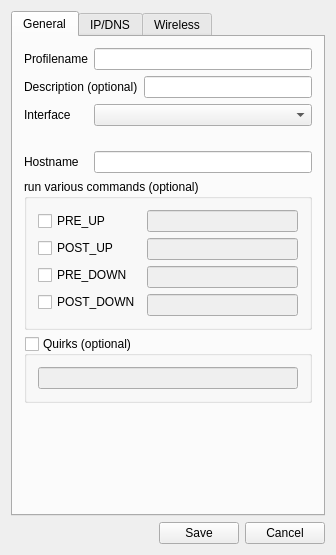
<?xml version="1.0" encoding="UTF-8"?>
<ui version="4.0">
 <class>netcfgfx_profile_editor_UI</class>
 <widget class="QDialog" name="netcfgfx_profile_editor_UI">
  <property name="windowModality">
   <enum>Qt::ApplicationModal</enum>
  </property>
  <property name="geometry">
   <rect>
    <x>0</x>
    <y>0</y>
    <width>327</width>
    <height>555</height>
   </rect>
  </property>
  <property name="sizePolicy">
   <sizepolicy hsizetype="Expanding" vsizetype="Expanding">
    <horstretch>0</horstretch>
    <verstretch>0</verstretch>
   </sizepolicy>
  </property>
  <property name="windowTitle">
   <string>Networkprofile Editor</string>
  </property>
  <property name="windowIcon">
   <iconset resource="images.qrc">
    <normaloff>:/netcfgfx_main_icon.png</normaloff>:/netcfgfx_main_icon.png</iconset>
  </property>
  <layout class="QVBoxLayout" name="verticalLayout_15">
   <item>
    <layout class="QVBoxLayout" name="verticalLayout_4">
     <item>
      <widget class="QTabWidget" name="tabWidget">
       <property name="enabled">
        <bool>true</bool>
       </property>
       <property name="currentIndex">
        <number>0</number>
       </property>
       <widget class="QWidget" name="tab">
        <attribute name="icon">
         <iconset resource="images.qrc">
          <normaloff>:/cr16-app-knetworkmanager.png</normaloff>:/cr16-app-knetworkmanager.png</iconset>
        </attribute>
        <attribute name="title">
         <string>General</string>
        </attribute>
        <layout class="QVBoxLayout" name="verticalLayout_6">
         <item>
          <layout class="QVBoxLayout" name="verticalLayout_5">
           <item>
            <layout class="QGridLayout" name="gridLayout">
             <item row="0" column="0">
              <widget class="QLabel" name="profileNameLabel">
               <property name="text">
                <string>Profilename</string>
               </property>
              </widget>
             </item>
             <item row="0" column="1" colspan="2">
              <widget class="QLineEdit" name="profileNameLineEdit"/>
             </item>
             <item row="1" column="0" colspan="2">
              <widget class="QLabel" name="descriptionLabel">
               <property name="text">
                <string>Description (optional)</string>
               </property>
              </widget>
             </item>
             <item row="1" column="2">
              <widget class="QLineEdit" name="descriptionLineEdit"/>
             </item>
             <item row="2" column="0">
              <widget class="QLabel" name="interfaceLabel">
               <property name="text">
                <string>Interface</string>
               </property>
              </widget>
             </item>
             <item row="2" column="1" colspan="2">
              <widget class="QComboBox" name="interfaceComboBox"/>
             </item>
             <item row="5" column="0">
              <widget class="QLabel" name="hostNameLabel">
               <property name="text">
                <string>Hostname</string>
               </property>
              </widget>
             </item>
             <item row="5" column="1" colspan="2">
              <widget class="QLineEdit" name="hostNameLineEdit">
               <property name="enabled">
                <bool>true</bool>
               </property>
              </widget>
             </item>
             <item row="4" column="1" colspan="2">
              <widget class="QLabel" name="interfaceDescLabel">
               <property name="font">
                <font>
                 <pointsize>8</pointsize>
                 <italic>true</italic>
                 <underline>false</underline>
                 <strikeout>false</strikeout>
                </font>
               </property>
               <property name="text">
                <string/>
               </property>
              </widget>
             </item>
            </layout>
           </item>
           <item>
            <widget class="QGroupBox" name="commandsGroupBox">
             <property name="title">
              <string>run various commands (optional)</string>
             </property>
             <layout class="QVBoxLayout" name="verticalLayout_3">
              <item>
               <layout class="QHBoxLayout" name="horizontalLayout_7">
                <item>
                 <layout class="QVBoxLayout" name="verticalLayout_2">
                  <item>
                   <widget class="QCheckBox" name="preupCheckBox">
                    <property name="text">
                     <string>PRE_UP</string>
                    </property>
                   </widget>
                  </item>
                  <item>
                   <widget class="QCheckBox" name="postupCheckBox">
                    <property name="text">
                     <string>POST_UP</string>
                    </property>
                   </widget>
                  </item>
                  <item>
                   <widget class="QCheckBox" name="predownCheckBox">
                    <property name="text">
                     <string>PRE_DOWN</string>
                    </property>
                   </widget>
                  </item>
                  <item>
                   <widget class="QCheckBox" name="postdownCheckBox">
                    <property name="text">
                     <string>POST_DOWN</string>
                    </property>
                   </widget>
                  </item>
                 </layout>
                </item>
                <item>
                 <layout class="QVBoxLayout" name="verticalLayout">
                  <item>
                   <widget class="QLineEdit" name="preupLineEdit">
                    <property name="enabled">
                     <bool>false</bool>
                    </property>
                   </widget>
                  </item>
                  <item>
                   <widget class="QLineEdit" name="postupLineEdit">
                    <property name="enabled">
                     <bool>false</bool>
                    </property>
                   </widget>
                  </item>
                  <item>
                   <widget class="QLineEdit" name="predownLineEdit">
                    <property name="enabled">
                     <bool>false</bool>
                    </property>
                   </widget>
                  </item>
                  <item>
                   <widget class="QLineEdit" name="postdownLineEdit">
                    <property name="enabled">
                     <bool>false</bool>
                    </property>
                   </widget>
                  </item>
                 </layout>
                </item>
               </layout>
              </item>
             </layout>
            </widget>
           </item>
           <item>
            <widget class="QGroupBox" name="quirksGroupBox">
             <property name="title">
              <string>Quirks (optional)</string>
             </property>
             <property name="checkable">
              <bool>true</bool>
             </property>
             <property name="checked">
              <bool>false</bool>
             </property>
             <layout class="QVBoxLayout" name="verticalLayout_17">
              <item>
               <widget class="QLineEdit" name="quirksLineEdit"/>
              </item>
             </layout>
            </widget>
           </item>
           <item>
            <spacer name="verticalSpacer">
             <property name="orientation">
              <enum>Qt::Vertical</enum>
             </property>
             <property name="sizeHint" stdset="0">
              <size>
               <width>288</width>
               <height>17</height>
              </size>
             </property>
            </spacer>
           </item>
          </layout>
         </item>
        </layout>
       </widget>
       <widget class="QWidget" name="tab_2">
        <attribute name="icon">
         <iconset resource="images.qrc">
          <normaloff>:/cr22-action-nm_device_wired.png</normaloff>:/cr22-action-nm_device_wired.png</iconset>
        </attribute>
        <attribute name="title">
         <string>IP/DNS</string>
        </attribute>
        <layout class="QVBoxLayout" name="verticalLayout_10">
         <item>
          <layout class="QVBoxLayout" name="verticalLayout_9">
           <item>
            <layout class="QVBoxLayout" name="verticalLayout_7">
             <item>
              <widget class="QRadioButton" name="dhcpRadioButton">
               <property name="text">
                <string>DHCP (auto configuration)</string>
               </property>
               <property name="checked">
                <bool>true</bool>
               </property>
              </widget>
             </item>
             <item>
              <layout class="QHBoxLayout" name="horizontalLayout">
               <item>
                <widget class="QLabel" name="timeoutLabel">
                 <property name="text">
                  <string>DHCP timeout (seconds)</string>
                 </property>
                </widget>
               </item>
               <item>
                <widget class="QSpinBox" name="timeoutSpinBox">
                 <property name="suffix">
                  <string> s</string>
                 </property>
                 <property name="prefix">
                  <string/>
                 </property>
                 <property name="value">
                  <number>10</number>
                 </property>
                </widget>
               </item>
              </layout>
             </item>
             <item>
              <widget class="QRadioButton" name="staticRadioButton">
               <property name="text">
                <string>static connection</string>
               </property>
              </widget>
             </item>
            </layout>
           </item>
           <item>
            <widget class="QGroupBox" name="groupBox">
             <property name="enabled">
              <bool>false</bool>
             </property>
             <property name="title">
              <string/>
             </property>
             <layout class="QVBoxLayout" name="verticalLayout_8">
              <item>
               <layout class="QGridLayout" name="gridLayout_2">
                <item row="0" column="0">
                 <widget class="QLabel" name="ipLabel">
                  <property name="text">
                   <string>IP-Address</string>
                  </property>
                 </widget>
                </item>
                <item row="0" column="1">
                 <widget class="QLineEdit" name="ipLineEdit"/>
                </item>
                <item row="1" column="0">
                 <widget class="QLabel" name="netmaskLabel">
                  <property name="text">
                   <string>Subnetmask</string>
                  </property>
                 </widget>
                </item>
                <item row="1" column="1">
                 <widget class="QLineEdit" name="netmaskLineEdit"/>
                </item>
                <item row="3" column="0">
                 <widget class="QLabel" name="gatewayLabel">
                  <property name="text">
                   <string>Gateway</string>
                  </property>
                 </widget>
                </item>
                <item row="3" column="1">
                 <widget class="QLineEdit" name="gatewayLineEdit"/>
                </item>
                <item row="6" column="0" colspan="2">
                 <widget class="Line" name="line_2">
                  <property name="orientation">
                   <enum>Qt::Horizontal</enum>
                  </property>
                 </widget>
                </item>
                <item row="8" column="0">
                 <widget class="QLabel" name="dns1Label">
                  <property name="text">
                   <string>DNS- 1</string>
                  </property>
                 </widget>
                </item>
                <item row="8" column="1">
                 <widget class="QLineEdit" name="dns1LineEdit"/>
                </item>
                <item row="9" column="0">
                 <widget class="QLabel" name="dns2label">
                  <property name="text">
                   <string>DNS- 2</string>
                  </property>
                 </widget>
                </item>
                <item row="9" column="1">
                 <widget class="QLineEdit" name="dns2LineEdit"/>
                </item>
                <item row="2" column="0">
                 <widget class="QLabel" name="broadcastLabel">
                  <property name="text">
                   <string>Broadcast</string>
                  </property>
                 </widget>
                </item>
                <item row="2" column="1">
                 <widget class="QLineEdit" name="broadcastLineEdit"/>
                </item>
                <item row="7" column="0">
                 <widget class="QLabel" name="domainLabel">
                  <property name="text">
                   <string>Domain</string>
                  </property>
                 </widget>
                </item>
                <item row="7" column="1">
                 <widget class="QLineEdit" name="domainLineEdit"/>
                </item>
               </layout>
              </item>
             </layout>
            </widget>
           </item>
           <item>
            <spacer name="verticalSpacer_2">
             <property name="orientation">
              <enum>Qt::Vertical</enum>
             </property>
             <property name="sizeHint" stdset="0">
              <size>
               <width>20</width>
               <height>98</height>
              </size>
             </property>
            </spacer>
           </item>
          </layout>
         </item>
        </layout>
       </widget>
       <widget class="QWidget" name="tab_3">
        <attribute name="icon">
         <iconset resource="images.qrc">
          <normaloff>:/cr22-action-wireless.png</normaloff>:/cr22-action-wireless.png</iconset>
        </attribute>
        <attribute name="title">
         <string>Wireless</string>
        </attribute>
        <layout class="QVBoxLayout" name="verticalLayout_18">
         <item>
          <layout class="QVBoxLayout" name="verticalLayout_16">
           <item>
            <widget class="QGroupBox" name="groupBox_2">
             <property name="title">
              <string>Wireless Protocol</string>
             </property>
             <layout class="QVBoxLayout" name="verticalLayout_12">
              <item>
               <layout class="QHBoxLayout" name="horizontalLayout_2">
                <item>
                 <widget class="QLabel" name="protocolLabel">
                  <property name="text">
                   <string>Protocol</string>
                  </property>
                 </widget>
                </item>
                <item>
                 <widget class="QComboBox" name="protocolComboBox">
                  <item>
                   <property name="text">
                    <string notr="true">WEP</string>
                   </property>
                  </item>
                  <item>
                   <property name="text">
                    <string notr="true">WPA-CONFIG</string>
                   </property>
                  </item>
                  <item>
                   <property name="text">
                    <string notr="true">WPA</string>
                   </property>
                  </item>
                  <item>
                   <property name="text">
                    <string notr="true">NONE</string>
                   </property>
                  </item>
                 </widget>
                </item>
               </layout>
              </item>
             </layout>
            </widget>
           </item>
           <item>
            <widget class="QGroupBox" name="groupBox_3">
             <property name="title">
              <string>Wireless network Configuration</string>
             </property>
             <layout class="QVBoxLayout" name="verticalLayout_11">
              <item>
               <layout class="QHBoxLayout" name="horizontalLayout_3">
                <item>
                 <widget class="QLabel" name="essidLabel">
                  <property name="text">
                   <string>ESSID</string>
                  </property>
                 </widget>
                </item>
                <item>
                 <widget class="QLineEdit" name="essidLineEdit"/>
                </item>
                <item>
                 <widget class="QPushButton" name="scanPushButton">
                  <property name="text">
                   <string>Scan...</string>
                  </property>
                  <property name="icon">
                   <iconset resource="images.qrc">
                    <normaloff>:/wifi_radar_22x22.png</normaloff>:/wifi_radar_22x22.png</iconset>
                  </property>
                 </widget>
                </item>
               </layout>
              </item>
              <item>
               <layout class="QHBoxLayout" name="horizontalLayout_4">
                <item>
                 <widget class="QLabel" name="keyLabel">
                  <property name="text">
                   <string>Key</string>
                  </property>
                 </widget>
                </item>
                <item>
                 <widget class="QLineEdit" name="keyLineEdit"/>
                </item>
               </layout>
              </item>
              <item>
               <layout class="QGridLayout" name="gridLayout_3">
                <item row="0" column="0">
                 <widget class="QLabel" name="timeoutLabel_2">
                  <property name="text">
                   <string>Wifi Timeout (seconds)</string>
                  </property>
                 </widget>
                </item>
                <item row="0" column="1">
                 <widget class="QSpinBox" name="spinBox">
                  <property name="suffix">
                   <string> s</string>
                  </property>
                  <property name="value">
                   <number>15</number>
                  </property>
                 </widget>
                </item>
                <item row="1" column="0">
                 <widget class="QLabel" name="scanLabel">
                  <property name="text">
                   <string>Wifi scan (optional)</string>
                  </property>
                 </widget>
                </item>
                <item row="1" column="1">
                 <widget class="QComboBox" name="scanComboBox">
                  <item>
                   <property name="text">
                    <string>Yes</string>
                   </property>
                  </item>
                  <item>
                   <property name="text">
                    <string>No</string>
                   </property>
                  </item>
                 </widget>
                </item>
               </layout>
              </item>
             </layout>
            </widget>
           </item>
           <item>
            <widget class="QGroupBox" name="groupBox_4">
             <property name="enabled">
              <bool>false</bool>
             </property>
             <property name="title">
              <string>WPA Configuration</string>
             </property>
             <layout class="QVBoxLayout" name="verticalLayout_13">
              <item>
               <layout class="QGridLayout" name="gridLayout_4">
                <item row="0" column="0">
                 <widget class="QLabel" name="wpaConfLabel">
                  <property name="text">
                   <string>Config</string>
                  </property>
                 </widget>
                </item>
                <item row="0" column="1">
                 <widget class="QLineEdit" name="wpaConfLineEdit"/>
                </item>
                <item row="0" column="2">
                 <widget class="QPushButton" name="browsePushButton">
                  <property name="text">
                   <string/>
                  </property>
                  <property name="icon">
                   <iconset resource="images.qrc">
                    <normaloff>:/fileopen.png</normaloff>:/fileopen.png</iconset>
                  </property>
                 </widget>
                </item>
                <item row="1" column="0">
                 <widget class="QLabel" name="wpaOptsLabel">
                  <property name="text">
                   <string>Options</string>
                  </property>
                 </widget>
                </item>
                <item row="1" column="1">
                 <widget class="QLineEdit" name="wpaOptsLineEdit"/>
                </item>
               </layout>
              </item>
             </layout>
            </widget>
           </item>
           <item>
            <widget class="QGroupBox" name="iwoptsGroupBox">
             <property name="title">
              <string>Pass *custom* options to iwconfig</string>
             </property>
             <property name="checkable">
              <bool>true</bool>
             </property>
             <property name="checked">
              <bool>false</bool>
             </property>
             <layout class="QVBoxLayout" name="verticalLayout_14">
              <item>
               <layout class="QHBoxLayout" name="horizontalLayout_6">
                <item>
                 <widget class="QLineEdit" name="iwoptsLineEdit"/>
                </item>
               </layout>
              </item>
             </layout>
            </widget>
           </item>
          </layout>
         </item>
        </layout>
       </widget>
      </widget>
     </item>
     <item>
      <layout class="QHBoxLayout" name="horizontalLayout_5">
       <item>
        <spacer name="horizontalSpacer">
         <property name="orientation">
          <enum>Qt::Horizontal</enum>
         </property>
         <property name="sizeHint" stdset="0">
          <size>
           <width>138</width>
           <height>20</height>
          </size>
         </property>
        </spacer>
       </item>
       <item>
        <widget class="QPushButton" name="savePushButton">
         <property name="text">
          <string>Save</string>
         </property>
         <property name="icon">
          <iconset resource="images.qrc">
           <normaloff>:/filesave.png</normaloff>:/filesave.png</iconset>
         </property>
        </widget>
       </item>
       <item>
        <widget class="QPushButton" name="cancelPushButton">
         <property name="text">
          <string>Cancel</string>
         </property>
         <property name="icon">
          <iconset resource="images.qrc">
           <normaloff>:/cancel.png</normaloff>:/cancel.png</iconset>
         </property>
        </widget>
       </item>
      </layout>
     </item>
    </layout>
   </item>
  </layout>
 </widget>
 <layoutdefault spacing="6" margin="11"/>
 <resources>
  <include location="images.qrc"/>
 </resources>
 <connections>
  <connection>
   <sender>dhcpRadioButton</sender>
   <signal>clicked(bool)</signal>
   <receiver>groupBox</receiver>
   <slot>setDisabled(bool)</slot>
   <hints>
    <hint type="sourcelabel">
     <x>46</x>
     <y>47</y>
    </hint>
    <hint type="destinationlabel">
     <x>71</x>
     <y>141</y>
    </hint>
   </hints>
  </connection>
  <connection>
   <sender>staticRadioButton</sender>
   <signal>clicked(bool)</signal>
   <receiver>timeoutLabel</receiver>
   <slot>setDisabled(bool)</slot>
   <hints>
    <hint type="sourcelabel">
     <x>116</x>
     <y>111</y>
    </hint>
    <hint type="destinationlabel">
     <x>109</x>
     <y>81</y>
    </hint>
   </hints>
  </connection>
  <connection>
   <sender>staticRadioButton</sender>
   <signal>clicked(bool)</signal>
   <receiver>timeoutSpinBox</receiver>
   <slot>setDisabled(bool)</slot>
   <hints>
    <hint type="sourcelabel">
     <x>200</x>
     <y>113</y>
    </hint>
    <hint type="destinationlabel">
     <x>229</x>
     <y>85</y>
    </hint>
   </hints>
  </connection>
  <connection>
   <sender>staticRadioButton</sender>
   <signal>clicked(bool)</signal>
   <receiver>groupBox</receiver>
   <slot>setEnabled(bool)</slot>
   <hints>
    <hint type="sourcelabel">
     <x>45</x>
     <y>117</y>
    </hint>
    <hint type="destinationlabel">
     <x>54</x>
     <y>136</y>
    </hint>
   </hints>
  </connection>
  <connection>
   <sender>dhcpRadioButton</sender>
   <signal>clicked(bool)</signal>
   <receiver>timeoutLabel</receiver>
   <slot>setEnabled(bool)</slot>
   <hints>
    <hint type="sourcelabel">
     <x>90</x>
     <y>56</y>
    </hint>
    <hint type="destinationlabel">
     <x>88</x>
     <y>82</y>
    </hint>
   </hints>
  </connection>
  <connection>
   <sender>dhcpRadioButton</sender>
   <signal>clicked(bool)</signal>
   <receiver>timeoutSpinBox</receiver>
   <slot>setEnabled(bool)</slot>
   <hints>
    <hint type="sourcelabel">
     <x>269</x>
     <y>55</y>
    </hint>
    <hint type="destinationlabel">
     <x>262</x>
     <y>79</y>
    </hint>
   </hints>
  </connection>
  <connection>
   <sender>cancelPushButton</sender>
   <signal>clicked()</signal>
   <receiver>netcfgfx_profile_editor_UI</receiver>
   <slot>close()</slot>
   <hints>
    <hint type="sourcelabel">
     <x>252</x>
     <y>461</y>
    </hint>
    <hint type="destinationlabel">
     <x>116</x>
     <y>471</y>
    </hint>
   </hints>
  </connection>
  <connection>
   <sender>preupCheckBox</sender>
   <signal>toggled(bool)</signal>
   <receiver>preupLineEdit</receiver>
   <slot>setEnabled(bool)</slot>
   <hints>
    <hint type="sourcelabel">
     <x>98</x>
     <y>246</y>
    </hint>
    <hint type="destinationlabel">
     <x>172</x>
     <y>233</y>
    </hint>
   </hints>
  </connection>
  <connection>
   <sender>postupCheckBox</sender>
   <signal>toggled(bool)</signal>
   <receiver>postupLineEdit</receiver>
   <slot>setEnabled(bool)</slot>
   <hints>
    <hint type="sourcelabel">
     <x>89</x>
     <y>269</y>
    </hint>
    <hint type="destinationlabel">
     <x>201</x>
     <y>273</y>
    </hint>
   </hints>
  </connection>
  <connection>
   <sender>predownCheckBox</sender>
   <signal>toggled(bool)</signal>
   <receiver>predownLineEdit</receiver>
   <slot>setEnabled(bool)</slot>
   <hints>
    <hint type="sourcelabel">
     <x>87</x>
     <y>298</y>
    </hint>
    <hint type="destinationlabel">
     <x>181</x>
     <y>296</y>
    </hint>
   </hints>
  </connection>
  <connection>
   <sender>postdownCheckBox</sender>
   <signal>toggled(bool)</signal>
   <receiver>postdownLineEdit</receiver>
   <slot>setEnabled(bool)</slot>
   <hints>
    <hint type="sourcelabel">
     <x>120</x>
     <y>329</y>
    </hint>
    <hint type="destinationlabel">
     <x>187</x>
     <y>331</y>
    </hint>
   </hints>
  </connection>
 </connections>
</ui>
